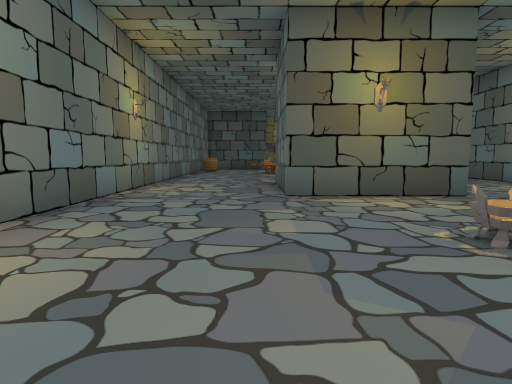
[1] (above)

20 first-person views from a walk through a Unity game level. The camera is 1.3 m above the floor, tilts 6° down and sees 75° across. Doors are open. The floor is counted in squares, 2 m on a side. Each view is taken from the middle of a square. On the plan, view 1 faces up. The plan holds only what a view shows up to about 10 squares ahead; the rest is blank. The place goes on beyond the plan. The player is left out. Some animated figures are not drawn. Some surface patterns are stand-ins.

[2]
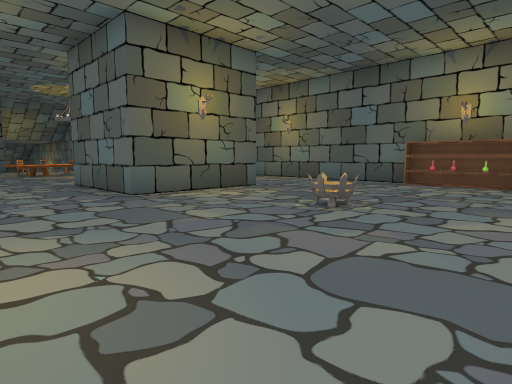

[3]
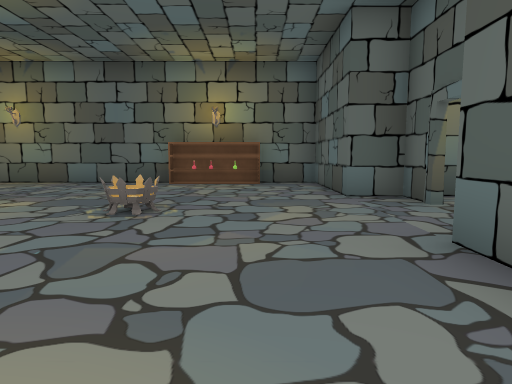

[4]
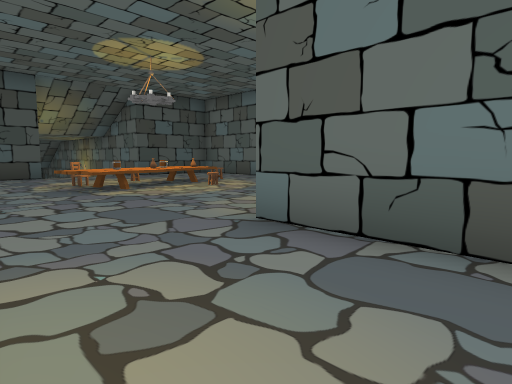

[5]
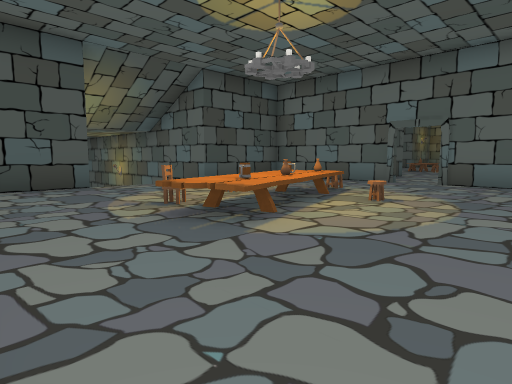

[6]
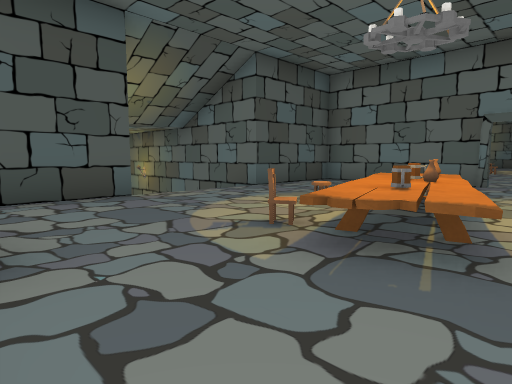

[7]
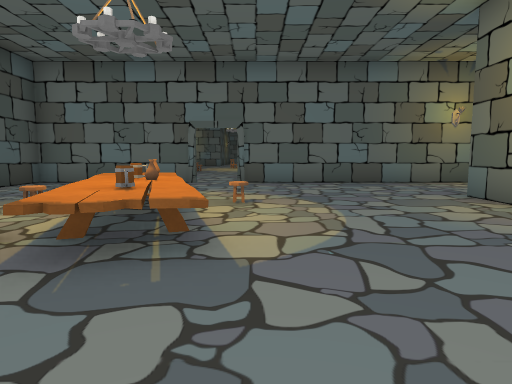

[8]
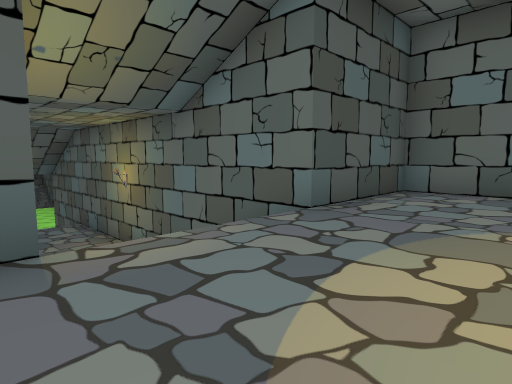

[9]
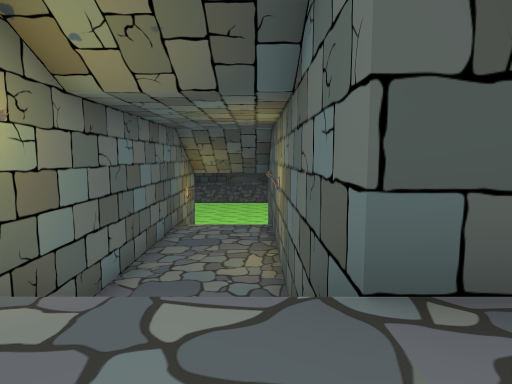

[10]
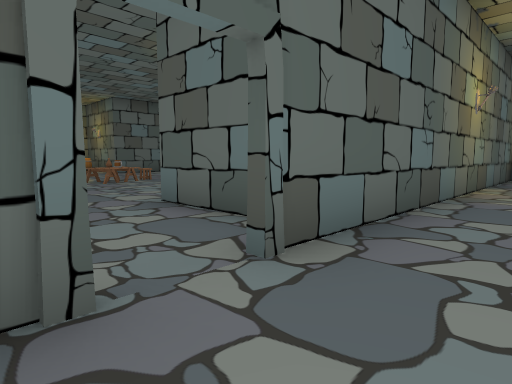

[11]
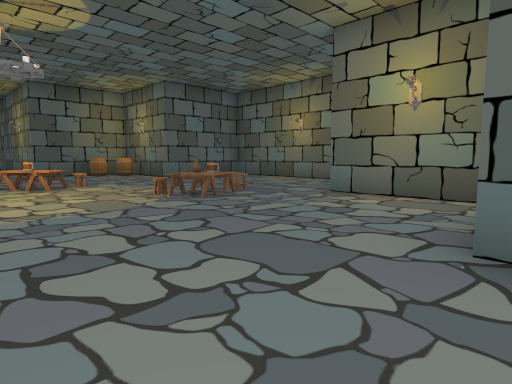

[12]
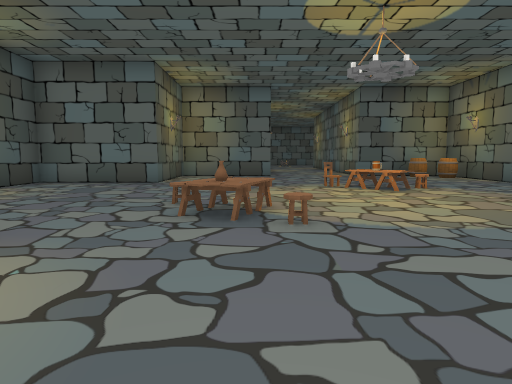

[13]
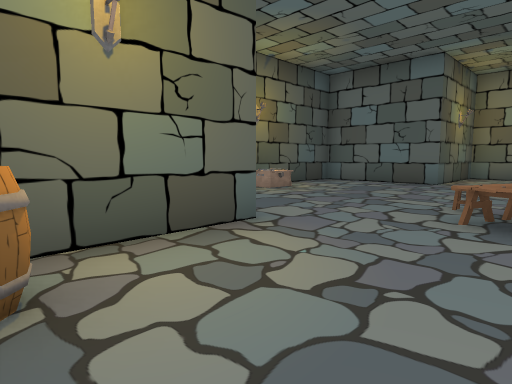

[14]
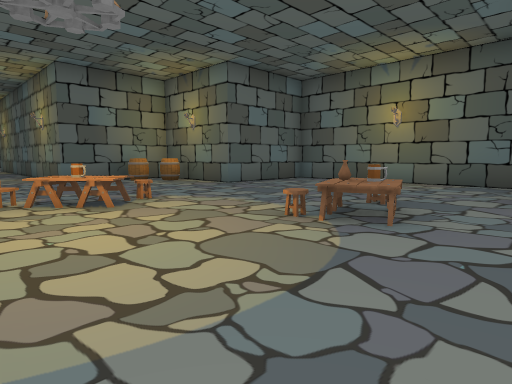

[15]
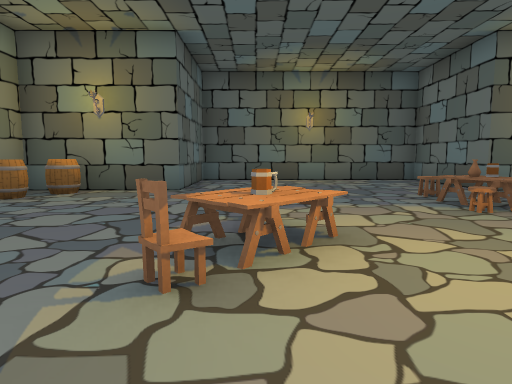

[16]
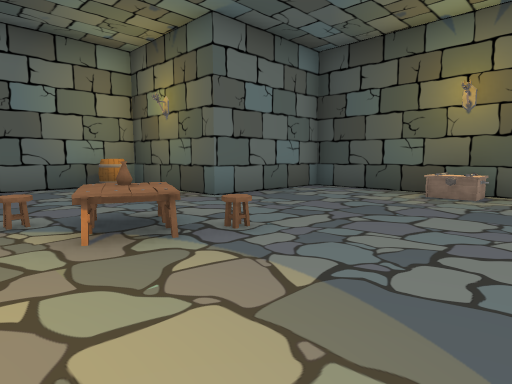

[17]
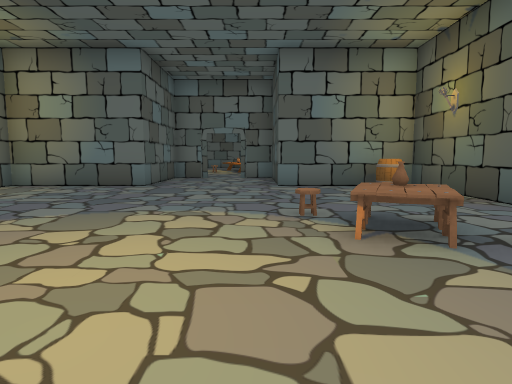

[18]
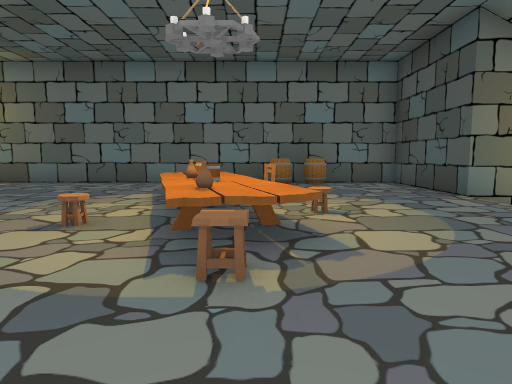

[19]
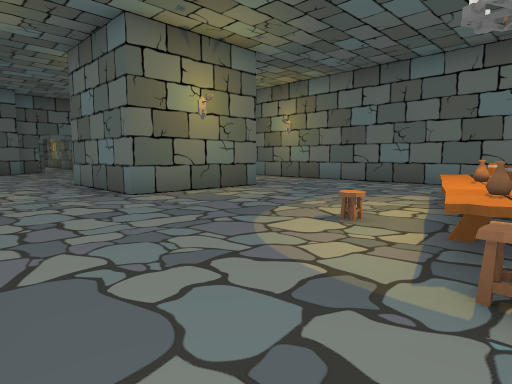

[20]
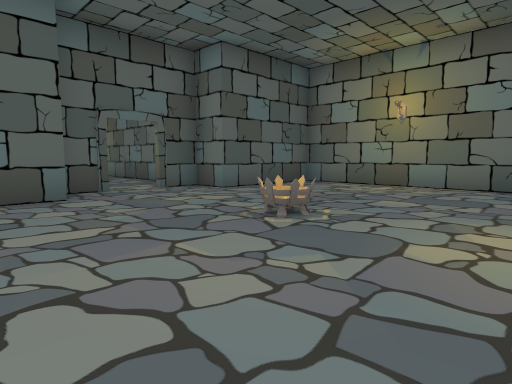

### Floor plan
Key: @ floor where view 1 was taken; # wall or solid block; . main floor; - floor 3 m lower than the main floor; / step, stairs or slope; D open door; ^ raised ledge; S shelf; T stool; C chair; A table; H chest; B barrel; O other object.
Columns run from 3 left of view 1 to 21 right of it. Each row starts with its distance up from view 1.
 25    #---#
 24    #---#
 23    #---#
 22    #---#
 21    #---#       ########
 20    #/  #       #..HH..#
 19    #/  #       #......#
 18 ####/  #### ####......###
 17 #.........# #B...........
 16 #.........# #....AT..
 15 #B...T....###...TA....
 14 #..C^OOT..#.............
 13 #..^OO^..DD.........AC...
 12 #.....T...#.........T....
 11 #.........###....T..O....
 10 #.........# #...OT......O
  9 #.........# #....O.....BB
  8 #...###...# ####......###
  7 #...###...#    #......#
  6 #...###...#    #......#
  5 #.........#    ########
  4 #.........#
  3 #....O...S#
  2 #....O...O#
  1 #........S#
  0 #..@......#
 -1 #####D#####
 -2    #.D.#
 -3    #..
 -4    #.
 -5    #.

Where each view was taken, in squares from view 1:
view 1: 0 up, 0 right, facing up
view 2: 0 up, 2 left, facing up-right
view 3: 1 up, 2 left, facing right
view 4: 6 up, 2 left, facing up-right
view 5: 10 up, 2 left, facing up-right
view 6: 12 up, 2 left, facing up-right
view 7: 12 up, 2 left, facing right
view 8: 15 up, 0 right, facing up-right
view 9: 16 up, 3 right, facing up
view 10: 14 up, 5 right, facing down-right
view 11: 14 up, 9 right, facing down-right
view 12: 15 up, 10 right, facing right
view 13: 15 up, 10 right, facing up-right
view 14: 14 up, 12 right, facing down-right
view 15: 15 up, 17 right, facing down
view 16: 14 up, 17 right, facing up-left
view 17: 14 up, 17 right, facing left
view 18: 14 up, 6 right, facing left
view 19: 14 up, 6 right, facing down-left
view 20: 5 up, 5 right, facing down-left
